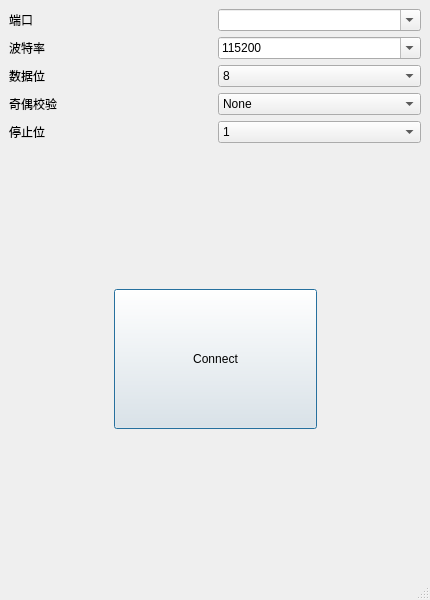
<?xml version="1.0" encoding="UTF-8"?>
<ui version="4.0">
 <class>MainWindow</class>
 <widget class="QMainWindow" name="MainWindow">
  <property name="geometry">
   <rect>
    <x>0</x>
    <y>0</y>
    <width>430</width>
    <height>600</height>
   </rect>
  </property>
  <property name="windowTitle">
   <string>MainWindow</string>
  </property>
  <widget class="QWidget" name="centralwidget">
   <layout class="QGridLayout" name="gridLayout_2">
    <item row="0" column="0">
     <layout class="QGridLayout" name="gridLayout">
      <item row="0" column="2" colspan="2">
       <widget class="QComboBox" name="comboBox_port">
        <property name="editable">
         <bool>true</bool>
        </property>
       </widget>
      </item>
      <item row="0" column="0" colspan="2">
       <widget class="QLabel" name="label">
        <property name="text">
         <string>端口</string>
        </property>
       </widget>
      </item>
      <item row="3" column="0" colspan="2">
       <widget class="QLabel" name="label_4">
        <property name="text">
         <string>奇偶校验</string>
        </property>
       </widget>
      </item>
      <item row="2" column="0" colspan="2">
       <widget class="QLabel" name="label_3">
        <property name="text">
         <string>数据位</string>
        </property>
       </widget>
      </item>
      <item row="5" column="2">
       <spacer name="verticalSpacer">
        <property name="orientation">
         <enum>Qt::Vertical</enum>
        </property>
        <property name="sizeHint" stdset="0">
         <size>
          <width>20</width>
          <height>40</height>
         </size>
        </property>
       </spacer>
      </item>
      <item row="1" column="0" colspan="2">
       <widget class="QLabel" name="label_2">
        <property name="text">
         <string>波特率</string>
        </property>
       </widget>
      </item>
      <item row="4" column="0" colspan="2">
       <widget class="QLabel" name="label_5">
        <property name="text">
         <string>停止位</string>
        </property>
       </widget>
      </item>
      <item row="1" column="2" colspan="2">
       <widget class="QComboBox" name="comboBox_baudrate">
        <property name="editable">
         <bool>true</bool>
        </property>
        <item>
         <property name="text">
          <string>115200</string>
         </property>
        </item>
        <item>
         <property name="text">
          <string>9600</string>
         </property>
        </item>
        <item>
         <property name="text">
          <string>19200</string>
         </property>
        </item>
       </widget>
      </item>
      <item row="2" column="2" colspan="2">
       <widget class="QComboBox" name="comboBox_databit">
        <item>
         <property name="text">
          <string>8</string>
         </property>
        </item>
        <item>
         <property name="text">
          <string>5</string>
         </property>
        </item>
        <item>
         <property name="text">
          <string>6</string>
         </property>
        </item>
        <item>
         <property name="text">
          <string>7</string>
         </property>
        </item>
       </widget>
      </item>
      <item row="3" column="2" colspan="2">
       <widget class="QComboBox" name="comboBox_parity">
        <item>
         <property name="text">
          <string>None</string>
         </property>
        </item>
        <item>
         <property name="text">
          <string>Odd</string>
         </property>
        </item>
        <item>
         <property name="text">
          <string>Even</string>
         </property>
        </item>
        <item>
         <property name="text">
          <string>Mark</string>
         </property>
        </item>
        <item>
         <property name="text">
          <string>Space</string>
         </property>
        </item>
       </widget>
      </item>
      <item row="4" column="2" colspan="2">
       <widget class="QComboBox" name="comboBox_stopbits">
        <item>
         <property name="text">
          <string>1</string>
         </property>
        </item>
        <item>
         <property name="text">
          <string>1.5</string>
         </property>
        </item>
        <item>
         <property name="text">
          <string>2</string>
         </property>
        </item>
       </widget>
      </item>
      <item row="7" column="2">
       <spacer name="verticalSpacer_2">
        <property name="orientation">
         <enum>Qt::Vertical</enum>
        </property>
        <property name="sizeHint" stdset="0">
         <size>
          <width>20</width>
          <height>40</height>
         </size>
        </property>
       </spacer>
      </item>
      <item row="6" column="1" colspan="2">
       <widget class="QPushButton" name="connection_connect_button">
        <property name="sizePolicy">
         <sizepolicy hsizetype="Expanding" vsizetype="Expanding">
          <horstretch>0</horstretch>
          <verstretch>0</verstretch>
         </sizepolicy>
        </property>
        <property name="minimumSize">
         <size>
          <width>100</width>
          <height>50</height>
         </size>
        </property>
        <property name="text">
         <string>Connect</string>
        </property>
        <property name="default">
         <bool>true</bool>
        </property>
       </widget>
      </item>
     </layout>
    </item>
   </layout>
  </widget>
  <widget class="QMenuBar" name="menubar">
   <property name="geometry">
    <rect>
     <x>0</x>
     <y>0</y>
     <width>430</width>
     <height>26</height>
    </rect>
   </property>
  </widget>
  <widget class="QStatusBar" name="statusbar"/>
 </widget>
 <resources/>
 <connections/>
</ui>
